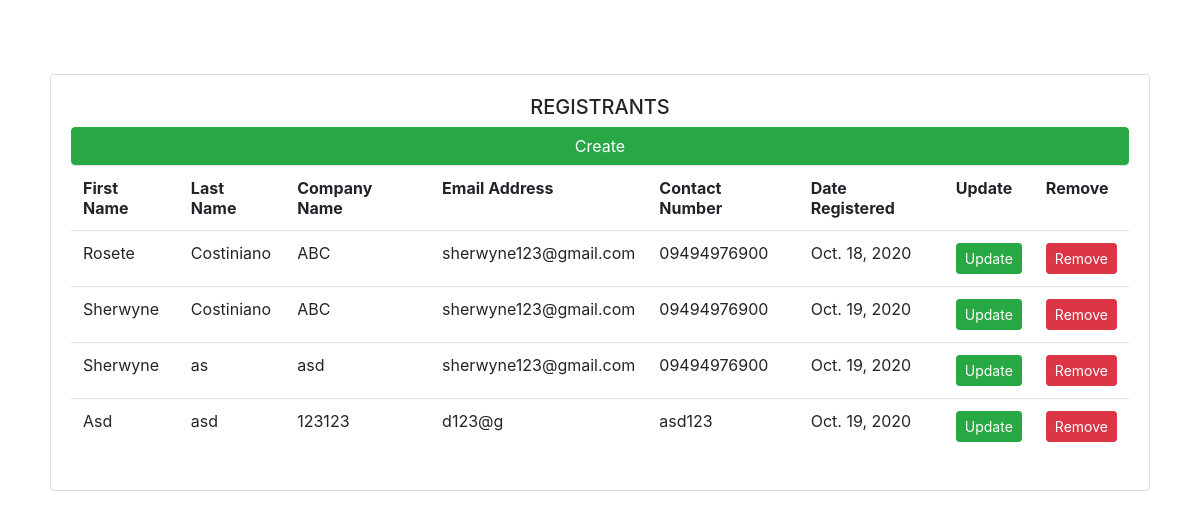
The page /registrants/ on the database its author committed.
### event_registration/models.py (models this page shows, shortened)
class Registrant(models.Model):
    first_name = models.CharField(max_length=100, null=True)
    last_name = models.CharField(max_length=100, null=True)
    company = models.CharField(max_length=100, null=True)
    email = models.CharField(max_length=100, null=True)
    phone_number = models.CharField(max_length=100, null=True)
    date_registered = models.DateField(null=True, auto_now_add=True)

### event_registration/views.py (the view)
# urls.py: path('registrants/', views.registrants, name='registrants'),
def registrants(request):
    registrants = Registrant.objects.all()
    context = {'registrants': registrants}
    return render(request, 'event_registration/registrants.html', context)

### event_registration/templates/event_registration/registrants.html (shortened to what this page needs)
<html>
<head>
    <link rel="stylesheet" href="https://cdn.jsdelivr.net/npm/bootstrap@4.5.3/dist/css/bootstrap.min.css"
>
</head>
<body style="padding:50px;">
    <br>
    <div class="row">
        <div class="col-md-12 offset-md">
            <div class="card card-body">
                <table class="table table">
                    <h5 class="text-center">REGISTRANTS</h5>
                    <a href="{% url 'create' %}" class="btn btn-success btn-xl"
                               >Create</a>
                    <tr>
                        <th>First Name</th>
                        <th>Last Name</th>
                        <th>Company Name</th>
                        <th>Email Address</th>
                        <th>Contact Number</th>
                        <th>Date Registered</th>
                        <th>Update</th>
                        <th>Remove</th>
                    </tr>
                    {% for registrant in registrants %}
                    <tr>
                        <td>{{registrant.first_name}}</td>
                        <td>{{registrant.last_name}}</td>
                        <td>{{registrant.company}}</td>
                        <td>{{registrant.email}}</td>
                        <td>{{registrant.phone_number}}</td>
                        <td>{{registrant.date_registered}}</td>
                        <td>
                            <a href="{% url 'update' registrant.id %}" class="btn btn-success btn-sm"
                               >Update</a>
                        </td>
                        <td>
                            <a href="{% url 'delete' registrant.id %}" class="btn btn-danger btn-sm">Remove</a>
                        </td>
                    </tr>
                    {% endfor %}
                </table>
            </div>
        </div>
    </div>
</body>
</html>

### rows shown on the page
Registrant: first_name "Rosete", last_name "Costiniano", company "ABC", email "sherwyne123@gmail.com", phone_number "09494976900", date_registered "Oct. 18, 2020"
Registrant: first_name "Sherwyne", last_name "Costiniano", company "ABC", email "sherwyne123@gmail.com", phone_number "09494976900", date_registered "Oct. 19, 2020"
Registrant: first_name "Sherwyne", last_name "as", company "asd", email "sherwyne123@gmail.com", phone_number "09494976900", date_registered "Oct. 19, 2020"
Registrant: first_name "Asd", last_name "asd", company "123123", email "d123@g", phone_number "asd123", date_registered "Oct. 19, 2020"
